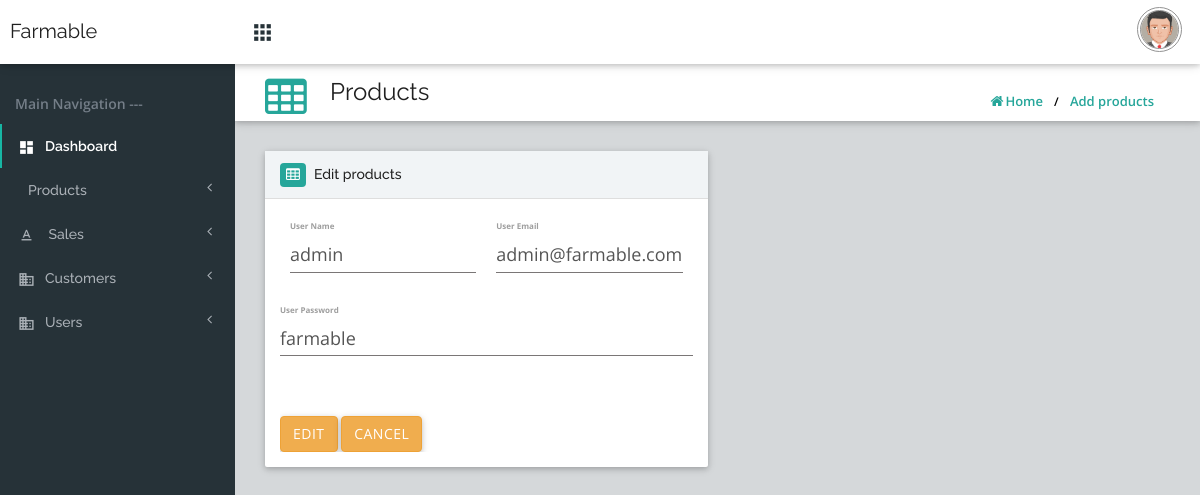
The app's page /admin/editusers.php?id=1337 (signed in) with its own data.
### tables this page shows
CREATE TABLE `users` (
  `user_ID` int(11) NOT NULL,
  `email` varchar(64) NOT NULL,
  `username` varchar(64) NOT NULL,
  `password` varchar(64) NOT NULL,
  `userType` varchar(32) NOT NULL
);

### admin/editusers.php (the view, shortened to what this page needs)
<?php
 include_once("connection.php");
?>
<!DOCTYPE html>
<html lang="en">
    <head><meta http-equiv="Content-Type" content="text/html; charset=windows-1252">
        <link href="assets/plugins/jquery-ui-1.12.1/jquery-ui.min.css" rel="stylesheet" type="text/css" />
        <link href="assets/plugins/materialize/css/materialize.min.css" rel="stylesheet">
        <link href="assets/bootstrap/css/bootstrap.min.css" rel="stylesheet">
        <link href="assets/plugins/animate/animate.css" rel="stylesheet" />
        <link href="assets/font-awesome/css/font-awesome.min.css" rel="stylesheet" type="text/css" />
        <link href="assets/plugins/monthly/monthly.css" rel="stylesheet" type="text/css" />
        <link href="assets/plugins/simplebar/dist/simplebar.css" rel="stylesheet" type="text/css" />
        <link href="assets/plugins/malihu-custom-scrollbar/jquery.mCustomScrollbar.css" rel="stylesheet" type="text/css" />
        <link href="assets/dist/css/stylematerial.css" rel="stylesheet">
    </head>
    <body>
        <div id="wrapper">
            <nav class="navbar navbar-inverse navbar-fixed-top">
                <a class="navbar-brand pull-left" href="index.php">
                    <br>
                    <h2>Farmable</h2>
                </a>
                <a id="menu-toggle">
                    <i class="material-icons">apps</i>
                </a>
                <div class="navbar-custom-menu hidden-xs">
                    <ul class="navbar navbar-right">
                        <li class="dropdown">
                            <a class='dropdown-button user-pro' href='#' data-activates='dropdown-user'>
                                <img src="assets/dist/img/avatar5.png" class="img-circle" height="45" width="50" alt="User Image">
                            </a>
                        </li>
                    </ul>
                </div>
            </nav>
            <div id="sidebar-wrapper" class="waves-effect" data-simplebar>
                <div class="navbar-default sidebar" role="navigation">
                    <div class="sidebar-nav navbar-collapse">
                        <ul class="nav" id="side-menu">
                            <li class="list-header">Main Navigation ---</li>
                            <li class="active-link"><a href="index.php"><i class="material-icons">dashboard</i>Dashboard</a></li>
                            <li>
                                <a><i class="material-icons"></i>Products<span class="fa arrow"></span></a>
                            </li>
                            <li><a><i class="material-icons">text_format</i> Sales<span class="fa arrow"></span></a>
                            </li>
                            <li><a><i class="material-icons">business</i>Customers<span class="fa arrow"></span></a>
                            </li>
                            <li><a><i class="material-icons">business</i>Users<span class="fa arrow"></span></a>
                            </li>
                        </ul>
                    </div>
                </div>
            </div>
            <div id="page-content-wrapper">
                <div class="page-content">
                    <section class="content-header z-depth-1">
                        <div class="header-icon">
                            <i class="fa fa-table"></i>
                        </div>
                        <div class="header-title">
                            <h1>Products</h1>
                            <ul class="link hidden-xs">
                                <li><a href="index.php"><i class="fa fa-home"></i>Home</a></li>
                                <li><a href="addproducts.php">Add products</a></li>
                            </ul>
                        </div>
                    </section>
                            <div class="col-lg-6 col-md-12 col-sm-12 col-xs-12">
                                <div class="card">
                                    <div class="card-header">
                                        <i class="fa fa-table fa-lg"></i>
                                        <h2>Edit products</h2>
                                    </div>
                                    <div class="card-content">
                                        <div class="table-responsive">
                                        <form action="updateusers.php?id=<?php echo $_GET['id']; ?>" name="myform" id="myForm" method="POST">
                                          <div class="form-row">
                                            <div class="form-group col-md-6">
                                              <?php
                                              $id = $_GET['id'];
                                              $query1 = "Select * FROM users WHERE user_ID = $id ";
                                              $result1 = mysqli_query($connection, $query1);
                                                while ($row1 = mysqli_fetch_assoc($result1))
                                                      { ?>
                                              <label for="inputEmail4">User Name</label>
                                              <input type="text" class="form-control" id="username" name="username" value="<?php echo $row1["username"];?>" placeholder="User Name">
                                            </div>
                                            <div class="form-group col-md-6">
                                              <label for="inputPassword4">User Email</label>
                                              <input type="text" class="form-control" id="useremail" name="useremail" value="<?php echo $row1["email"];?>" placeholder="User Email">
                                            </div>
                                          </div>
                                          <div class="form-group">
                                            <label for="inputAddress">User Password</label>
                                            <input type="text" class="form-control" id="pwd" name="pwd" value="<?php echo $row1["password"];?>" placeholder="User Password">
                                          </div>
                                          <?php } ?>
                                          <br>
                                          <br>
                                          <input type="button" onclick="myFunction()" class="btn btn-warning" value="Edit">
                                          <input type="button" onclick="cancelFunction()" class="btn btn-warning" value="Cancel">
                                        </form>
                                      </div>
                                    </div>
                                </div>
                            </div>
                        </div>
                    </div>
                </div>
    </body>
</html>

### records on screen
users: username "admin", useremail "admin@farmable.com", pwd "farmable"
